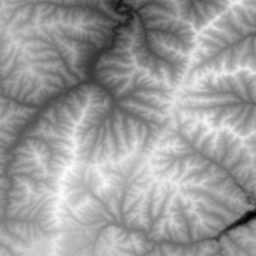
#> input picture game-source/qinglan-live/height8.png, 256 x 256 px
$ python fgascii.py ../height8.png 5
#> lines starting #> are read from the running program, lines starting #| are printed output that depends on the picture; after the words box and inside, x2 and y2 are one past the last pixel; in counts of white or black regions, pixels touching at a corner belong together
import sys
from PIL import Image
import numpy as np
path=sys.argv[1]; W=int(sys.argv[2]) if len(sys.argv)>2 else 60
x0,y0,x1,y1=(int(v) for v in sys.argv[3:7]) if len(sys.argv)>6 else (None,)*4
im=Image.open(path).convert('RGB')
a=np.asarray(im).astype(int)
if x0 is not None: a=a[y0:y1, x0:x1]
h,w,_=a.shape
#> h = 256; w = 256
# 背景：四角中位数
corners=np.concatenate([a[:6,:6].reshape(-1,3),a[:6,-6:].reshape(-1,3),a[-6:,:6].reshape(-1,3),a[-6:,-6:].reshape(-1,3)])
#> corners = 144 rows, first 8: [165, 165, 165], [174, 174, 174], [182, 182, 182], [181, 181, 181], [175, 175, 175], [168, 168, 168], [169, 169, 169], [177, 177, 177]
bg=np.median(corners,axis=0)
#> bg = [168.5, 168.5, 168.5]
d=np.abs(a-bg).sum(axis=2)
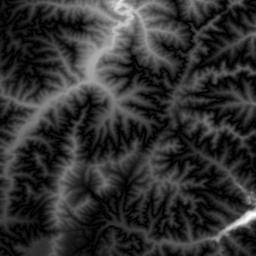
#> d: shape (256, 256) float64; min 1.5, max 505.5, mean 99.3; drawn with min black and max white
fg=d>26
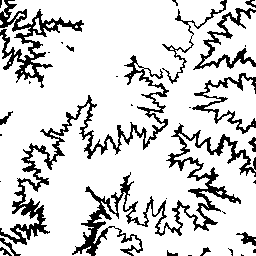
#> fg: shape (256, 256) bool; 82.9% white; 33 black regions (18 under 20 px), largest, box (x1, y1, x2, y2) and area: (72, 123, 256, 256) 3684, (0, 55, 169, 245) 3186, (0, 0, 84, 88) 1722
lum=a.mean(axis=2)
ramp=" .:-=+*#%@"
rows=max(6,int(W*h/w*0.52))
#> rows = 6
iy=(np.linspace(0,h-1,rows)).astype(int)
#> iy = [0, 51, 102, 153, 204, 255]
ix=(np.linspace(0,w-1,W)).astype(int)
#> ix = [0, 63, 127, 191, 255]
out=[]
for r in iy:
    line=""
    for c in ix:
        if not fg[r,c]: line+=" "
        else:
            v=lum[r,c]
            line+=ramp[min(9,int(v/256*10))]
    out.append(line)
#> after the loop, out = [' =--*', '+=+%+', '+-=#=', '+#%+#', '+%##-', '### +']
print("\n".join(out))
